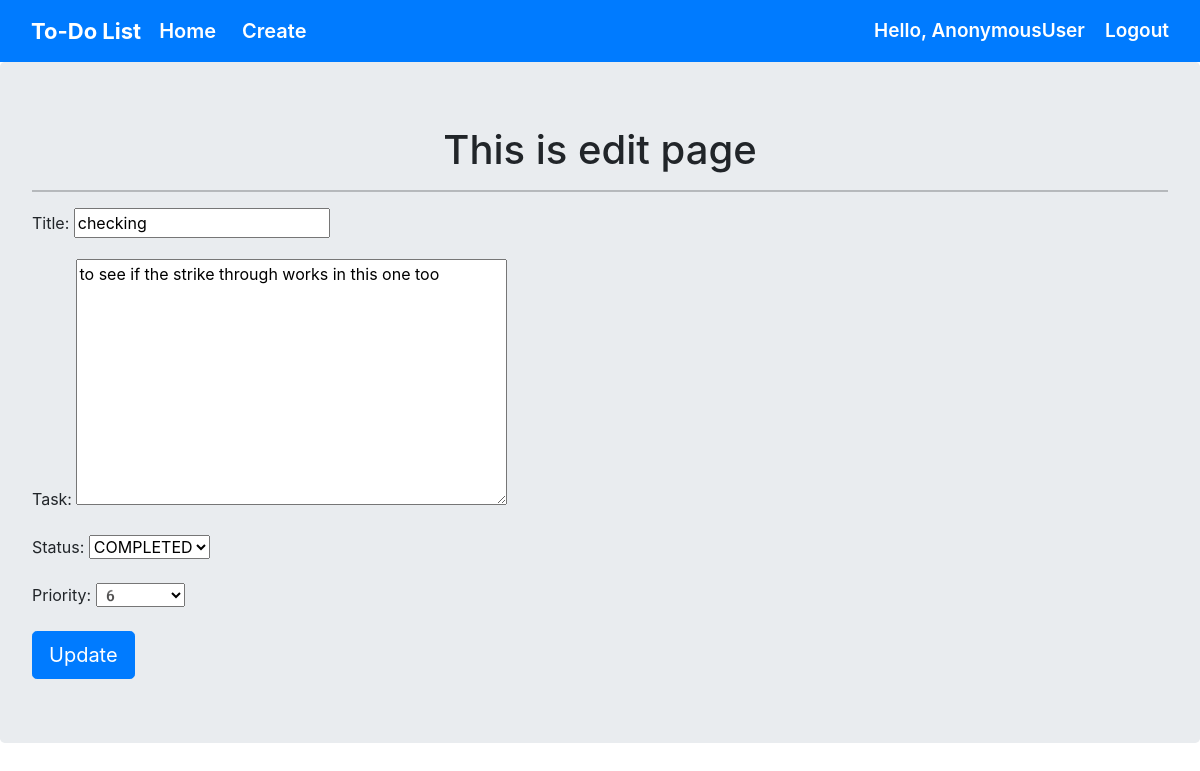
The page /todo/15/update/ on the database its author committed.
### todo/models.py (models this page shows, shortened)
class TODO(models.Model):
    status_choices = [
    ('COMPLETED', 'COMPLETED'),
    ('PENDING', 'PENDING'),
    ]
    priority_choices = [
    (1,'1️'),
    (2, '2️'),
    (3, '3️'),
    (4, '4️'),
    (5, '5️'),
    (6, '6️'),
    (7, '7️'),
    (8, '8️'),
    (9, '9️'),
    (10, '10'),
    ]
    title = models.CharField(max_length=50)
    task = models.TextField(blank=False)
    status = models.CharField(max_length=20 , choices=status_choices)
    user  = models.ForeignKey(User  , on_delete= models.CASCADE, related_name='priority')
    date = models.DateTimeField(auto_now_add=True)
    priority = models.IntegerField(max_length=2 , choices=priority_choices)

### todo/views.py (the view)
# urls.py: path('<int:pk>/update/', views.updatepage, name='updatepage'),
def updatepage(request,pk):
    title = TODO.objects.get(id=pk)
    form = TODOForm(instance = title)
    if request.method == "POST":
        form = TODOForm(request.POST, instance=title)
        if form.is_valid():
            form.save()
            return redirect('home')
    context = {
        'form':form
    }
    return render(request,'todo/update.html',context)

### todo/forms.py
class TODOForm(ModelForm):
    class Meta:
        model = TODO
        fields = ['title','task','status','priority']

### todo/templates/todo/update.html (shortened to what this page needs)
{% extends "todo/base.html" %}
{% load static %}
{% block body %}
    <div class="jumbotron">
        <h1 align="center">This is edit page</h1>
        <hr>
        <form action="" method="POST" >
        {{form.as_p}}
        <input class="btn btn-primary btn-lg"  type="submit" value="Update">
        </form>
    </div>
{%endblock%}

### rows shown on the page
TODO: title "checking", task "to see if the strike through works in this one too", status "COMPLETED", priority "6️"

### other values the page prints
{{ request.user }} "AnonymousUser"
